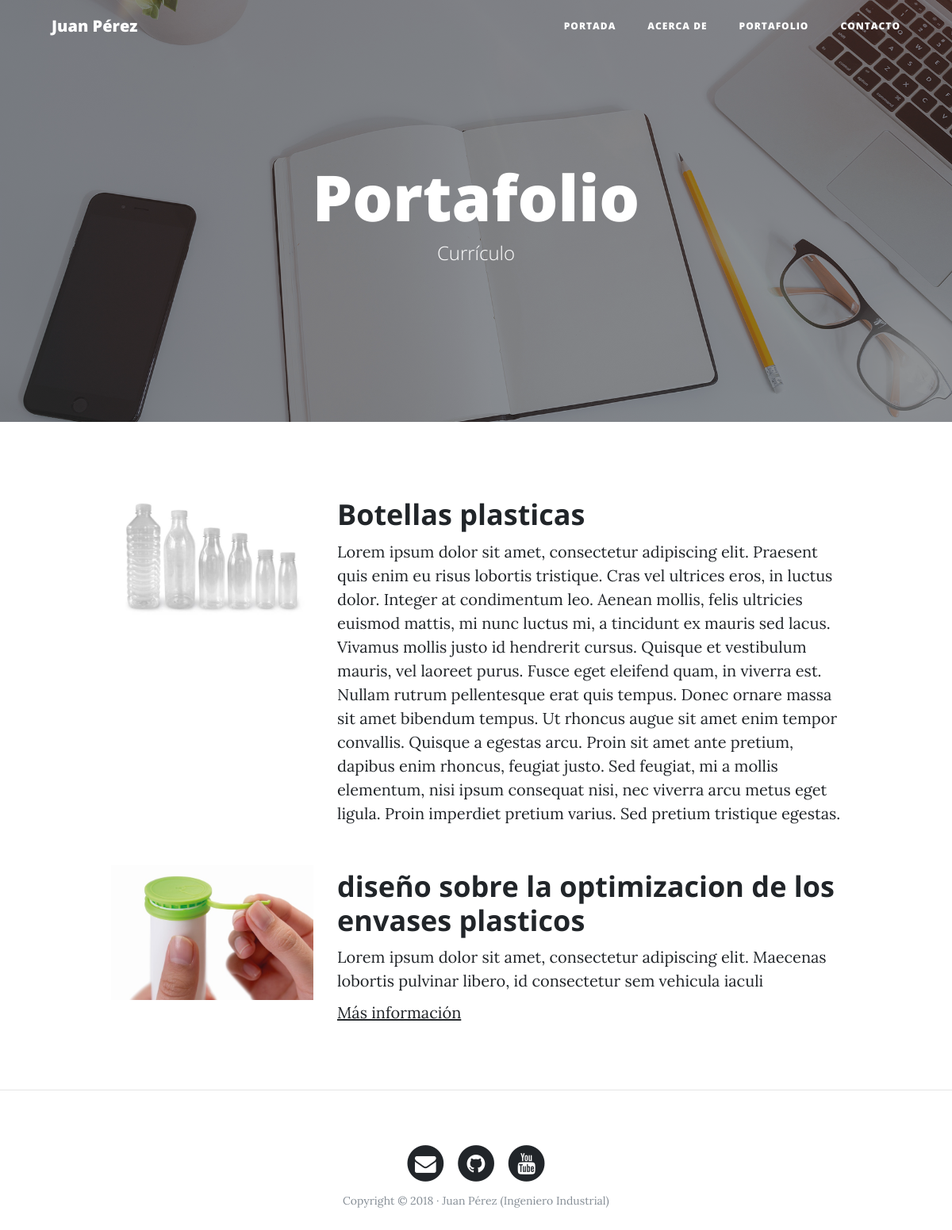
The page /portafolio/ on the database its author committed.
### portafolio/models.py (models this page shows, shortened)
class Project(models.Model):
    title = models.CharField(max_length=200, verbose_name="Titulo")
    description = models.TextField(verbose_name="descripcion")
    image = models.ImageField( verbose_name="Imagen", upload_to="projects")
    link = models.URLField(verbose_name="Direccion Web",null=True, blank=True)
    created =  models.DateTimeField(auto_now_add = True,verbose_name="Fecha de creacion")
    updated = models.DateTimeField(auto_now=True, verbose_name="Fecha de edicion")
    class Meta:
        verbose_name= "proyecto"
        verbose_name_plural = "proyectos"
        ordering = ["-created"]

### portafolio/views.py (the view)
# urls.py: path('portafolio/', portafolio_views.portafolio, name="portafolio"),
def portafolio(request):
    projects = Project.objects.all()
    return render(request,"portafolio/portafolio.html", {'projects':projects})

### portafolio/templates/portafolio/portafolio.html (shortened to what this page needs)
{%extends 'core/base.html'%}
{%block background%}{%load static%}{%static 'core/img/portfolio-bg.jpg'%}{%endblock%}
{%block headers%}
<h1>Portafolio</h1>
<span class="subheading">Currículo</span>
{%endblock%}
{% block content%}
	{%for project in projects%}
			<div class="container">
	      <div class="row project">
	      	<div class="col-lg-3 col-md-4 offset-lg-1">
			      <img class="img-fluid" src="{{project.image.url}}"alt="">
	      	</div>
	        <div class="col-lg-7 col-md-8">
	      		<h2 class="section-heading title">{{project.title}}</h2>
	          <p>{{project.description}}</p>
                {% if project.link%}
	         <p><a href="{{project.link}}">Más información</a></p>
                {%endif%}
	      	</div>
	      </div>
		  </div>
	{%endfor%}
{%endblock%}

### core/templates/core/base.html (shortened to what this page needs)
<!DOCTYPE html>
<html lang="es">
  <head>
    {%load static%}
    <link href="{% static 'core/vendor/bootstrap/css/bootstrap.min.css' %}" rel="stylesheet">
    <link href="{% static 'core/vendor/font-awesome/css/font-awesome.min.css'%}" rel="stylesheet" type="text/css">
    <link href="{% static 'core/css/clean-blog.min.css' %}" rel="stylesheet">
  </head>
  <body>
    <nav class="navbar navbar-expand-lg navbar-light fixed-top" id="mainNav">
      <div class="container">
        <a class="navbar-brand" href="{%url 'home'%}">Juan Pérez</a>
        <div class="collapse navbar-collapse" id="navbarResponsive">
          <ul class="navbar-nav ml-auto">
            <li class="nav-item">
              <a class="nav-link" href="{%url 'home'%}">Portada</a>
            </li>
            <li class="nav-item">
              <a class="nav-link" href="{%url 'about'%}">Acerca de</a>
            </li>
            <li class="nav-item">
              <a class="nav-link" href="{%url 'portafolio'%}">Portafolio</a>
            </li>
            <li class="nav-item">
              <a class="nav-link" href="{%url 'contact'%}">Contacto</a>
            </li>
          </ul>
        </div>
      </div>
    </nav>
    <header class="masthead" style="background-image: url('{%block background %} {%endblock%}')">
      <div class="overlay"></div>
      <div class="container">
        <div class="row">
          <div class="col-lg-8 col-md-10 mx-auto">
            <div class="site-heading">
              {%block headers%}{%endblock%}
            </div>
          </div>
        </div>
      </div>
    </header>
    {% block content%}{%endblock%}
    {% if request.path != "/"%}
    <hr>
    {%endif%}
    <footer>
      <div class="container">
        <div class="row">
          <div class="col-lg-8 col-md-10 mx-auto">
            <ul class="list-inline text-center">
              <li class="list-inline-item">
                <a href="#">
                  <span class="fa-stack fa-lg">
                    <i class="fa fa-circle fa-stack-2x"></i>
                    <i class="fa fa-envelope fa-stack-1x fa-inverse"></i>
                  </span>
                </a>
              </li>
              <li class="list-inline-item">
                <a href="#">
                  <span class="fa-stack fa-lg">
                    <i class="fa fa-circle fa-stack-2x"></i>
                    <i class="fa fa-github fa-stack-1x fa-inverse"></i>
                  </span>
                </a>
              </li>
              <li class="list-inline-item">
                <a href="#">
                  <span class="fa-stack fa-lg">
                    <i class="fa fa-circle fa-stack-2x"></i>
                    <i class="fa fa-youtube fa-stack-1x fa-inverse"></i>
                  </span>
                </a>
              </li>
            </ul>
            <p class="copyright text-muted">Copyright &copy; 2018 · Juan Pérez (Ingeniero Industrial) </p>
          </div>
        </div>
      </div>
    </footer>
  </body>
</html>

### rows shown on the page
Project: image (picture), title "Botellas plasticas", description "Lorem ipsum dolor sit amet, consectetur adipiscing elit. Praesent quis enim eu risus lobortis tristique. Cras vel ultrices eros, in luctus dolor. Integer at condimentum leo. Aenean mollis, felis ultricies euismod mattis, mi nunc luctus mi, a tincidunt ex mauris sed lacus. Vivamus mollis justo id hendrerit cursus. Quisque et vestibulum mauris, vel laoreet purus. Fusce eget eleifend quam, in viverra est. Nullam rutrum pellentesque erat quis tempus. Donec ornare massa sit amet bibendum tempus. Ut rhoncus augue sit amet enim tempor convallis. Quisque a egestas arcu. Proin sit amet ante pretium, dapibus enim rhoncus, feugiat justo. Sed feugiat, mi a mollis elementum, nisi ipsum consequat nisi,…"
Project: image (picture), title "diseño sobre la optimizacion de los envases plasticos", description "Lorem ipsum dolor sit amet, consectetur adipiscing elit. Maecenas lobortis pulvinar libero, id consectetur sem vehicula iaculi"
